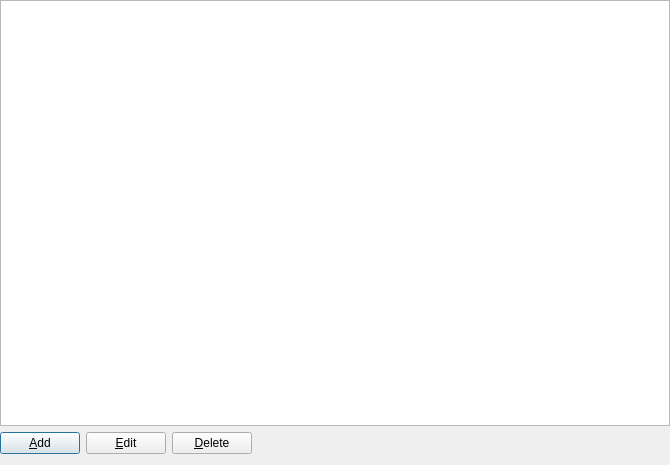
<?xml version="1.0" encoding="UTF-8"?>
<ui version="4.0">
 <class>HeavenlyBodyOverview</class>
 <widget class="QDialog" name="HeavenlyBodyOverview">
  <property name="geometry">
   <rect>
    <x>0</x>
    <y>0</y>
    <width>670</width>
    <height>465</height>
   </rect>
  </property>
  <property name="windowTitle">
   <string>Heavenly Body overview</string>
  </property>
  <layout class="QGridLayout" name="gridLayout">
   <property name="leftMargin">
    <number>0</number>
   </property>
   <property name="topMargin">
    <number>0</number>
   </property>
   <property name="rightMargin">
    <number>0</number>
   </property>
   <item row="0" column="0">
    <layout class="QGridLayout" name="gridLayout_2">
     <item row="0" column="0">
      <widget class="QTableView" name="heavenlyBodyTableView">
       <property name="alternatingRowColors">
        <bool>true</bool>
       </property>
       <property name="selectionMode">
        <enum>QAbstractItemView::SingleSelection</enum>
       </property>
       <property name="selectionBehavior">
        <enum>QAbstractItemView::SelectRows</enum>
       </property>
       <property name="cornerButtonEnabled">
        <bool>false</bool>
       </property>
       <attribute name="horizontalHeaderStretchLastSection">
        <bool>true</bool>
       </attribute>
       <attribute name="verticalHeaderVisible">
        <bool>false</bool>
       </attribute>
      </widget>
     </item>
     <item row="1" column="0">
      <layout class="QHBoxLayout" name="horizontalLayout">
       <item>
        <widget class="QPushButton" name="add">
         <property name="toolTip">
          <string>Create a new Heavenly Body.</string>
         </property>
         <property name="text">
          <string>&amp;Add</string>
         </property>
        </widget>
       </item>
       <item>
        <widget class="QPushButton" name="edit">
         <property name="toolTip">
          <string>Edit the current selected Heavenly Body.</string>
         </property>
         <property name="text">
          <string>&amp;Edit</string>
         </property>
        </widget>
       </item>
       <item>
        <widget class="QPushButton" name="deleteEntity">
         <property name="toolTip">
          <string>Delete the current selected Heavenly Body.</string>
         </property>
         <property name="text">
          <string>&amp;Delete</string>
         </property>
        </widget>
       </item>
       <item>
        <spacer name="horizontalSpacer">
         <property name="orientation">
          <enum>Qt::Horizontal</enum>
         </property>
         <property name="sizeHint" stdset="0">
          <size>
           <width>368</width>
           <height>20</height>
          </size>
         </property>
        </spacer>
       </item>
      </layout>
     </item>
    </layout>
   </item>
  </layout>
 </widget>
 <resources/>
 <connections/>
</ui>
